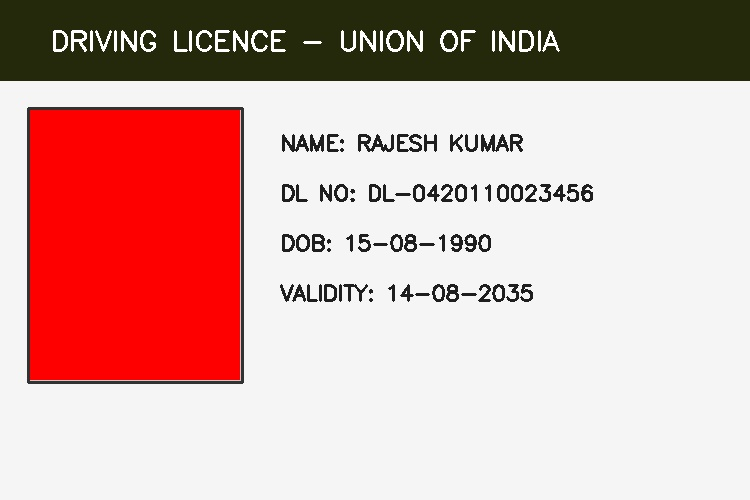
#> input picture test_images/doc_case_1.jpg, 750 x 500 px; its folder holds only this picture in this run
$ python -i ocr.py   (imports and definitions only)
#> lines starting #> are read from the running program, lines starting #| are printed output that depends on the picture; after the words box and inside, x2 and y2 are one past the last pixel; in counts of white or black regions, pixels touching at a corner belong together
"""
OCR & Document Analysis Service - SIH26188

Unified OCR pipeline integrating:
1. Image and multi-page PDF loading
2. Orientation and perspective deskewing
3. Multi-pass enhancement (Base, CLAHE, Scaled, Adaptive, Sharpened)
4. Line deduplication, spatial merging, and confidence weighting
5. ICAO 9303 MRZ zone detection and TD1 / TD2 / TD3 parser
6. Rule-based Document Classifier
7. Type-aware structured field extraction with field provenance and diagnostic status
"""

import os
import re
import logging
from typing import Dict, Any, Optional, List, Tuple

import cv2
import numpy as np

from app.config import get_settings
from app.engines import get_ocr_engine, OCREngineUnavailableError
from app.preprocessing import (
    load_image_from_bytes,
    deskew_and_orient,
    preprocess_image,
    evaluate_document_quality,
)
from app.mrz import detect_and_parse_mrz, clean_mrz_line
from app.extractors.classifier import classify_document, classify_document_detailed
from app.extractors.generic import extract_generic_fields
from app.schemas import OCRLine, MRZResult, ExtractedFields

logger = logging.getLogger(__name__)


def _generate_ocr_image_variants(image_np: np.ndarray) -> List[Tuple[str, np.ndarray]]:
    """
    Generate diverse image processing passes to maximize OCR recognition
    across degraded, low-contrast, skewed, or low-resolution documents.
    """
    variants: List[Tuple[str, np.ndarray]] = []

    # 1. Base pass
    variants.append(("base", image_np))

    # Convert to grayscale for thresholding passes
    if len(image_np.shape) == 3:
        gray = cv2.cvtColor(image_np, cv2.COLOR_RGB2GRAY)
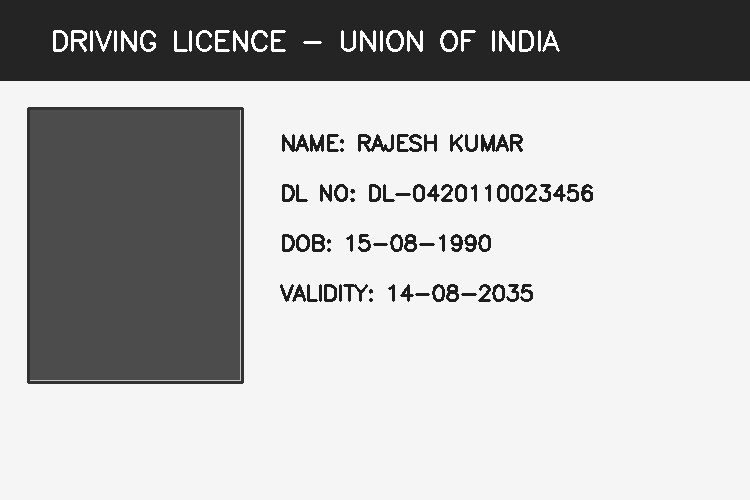
#> gray: shape (500, 750); min 22, max 255, mean 181.9
    else:
        gray = image_np

    # 2. CLAHE Contrast Pass (re-expanded to RGB for engine compatibility)
    try:
        clahe = cv2.createCLAHE(clipLimit=2.5, tileGridSize=(8, 8))
        enhanced_gray = clahe.apply(gray)
        clahe_rgb = cv2.cvtColor(enhanced_gray, cv2.COLOR_GRAY2RGB)
        variants.append(("clahe", clahe_rgb))
    except Exception as e:
        logger.debug(f"CLAHE pass skipped: {e}")

    # 3. 2x Upscaled Pass (for small fonts / fine print)
    try:
        h, w = image_np.shape[:2]
#> h = 500; w = 750
        if max(h, w) < 2200:
            upscaled = cv2.resize(image_np, (w * 2, h * 2), interpolation=cv2.INTER_CUBIC)
            variants.append(("upscaled_2x", upscaled))
    except Exception as e:
        logger.debug(f"Upscale pass skipped: {e}")

    # 4. Sharpened Pass
    try:
        kernel = np.array([[0, -1, 0], [-1, 5, -1], [0, -1, 0]], dtype=np.float32)
        sharpened = cv2.filter2D(image_np, -1, kernel)
        variants.append(("sharpened", sharpened))
    except Exception as e:
        logger.debug(f"Sharpen pass skipped: {e}")

    # 5. Adaptive / Otsu Binarization Pass
    try:
        _, otsu = cv2.threshold(gray, 0, 255, cv2.THRESH_BINARY + cv2.THRESH_OTSU)
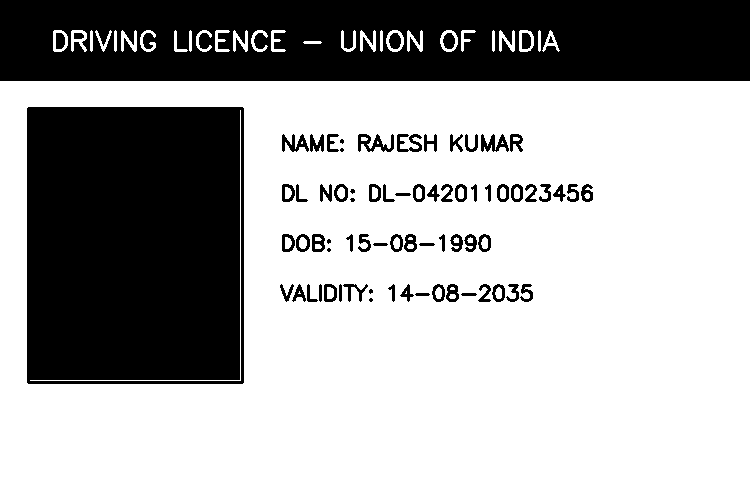
#> otsu: shape (500, 750); 66.9% white; 76 black regions (8 under 20 px), largest, box (x1, y1, x2, y2) and area: (27, 107, 244, 384) 59624, (0, 0, 750, 81) 56619, (358, 134, 394, 152) 328
        otsu_rgb = cv2.cvtColor(otsu, cv2.COLOR_GRAY2RGB)
        variants.append(("otsu", otsu_rgb))
    except Exception as e:
        logger.debug(f"Otsu pass skipped: {e}")

    return variants


def _normalize_line_text(text: str) -> str:
    """Normalize whitespace and punctuation for fuzzy line deduplication."""
    return re.sub(r"\s+", " ", text).strip().upper()


# [150 lines left out: functions _merge_raw_ocr_lines, process_image_ndarray, not called in this run]


# [218 lines not run here, left out]

>>> import cv2
>>> picture = cv2.cvtColor(cv2.imread('../../test_images/doc_case_1.jpg'), cv2.COLOR_BGR2RGB)
>>> result = _generate_ocr_image_variants(picture)
#> result = 5 items

$ run again, on test_images/doc_case_2.jpg
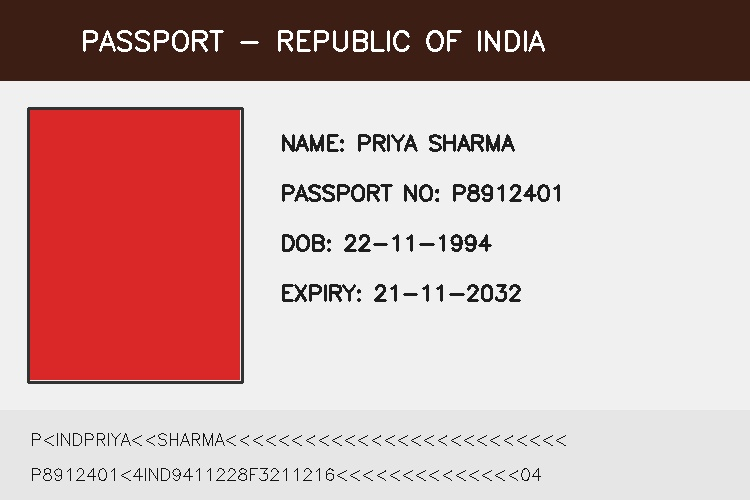
#> input picture test_images/doc_case_2.jpg, 750 x 500 px
#> in _generate_ocr_image_variants, `gray = cv2.cvtColor(image_np, cv2.COLOR_RGB2GRAY)`:
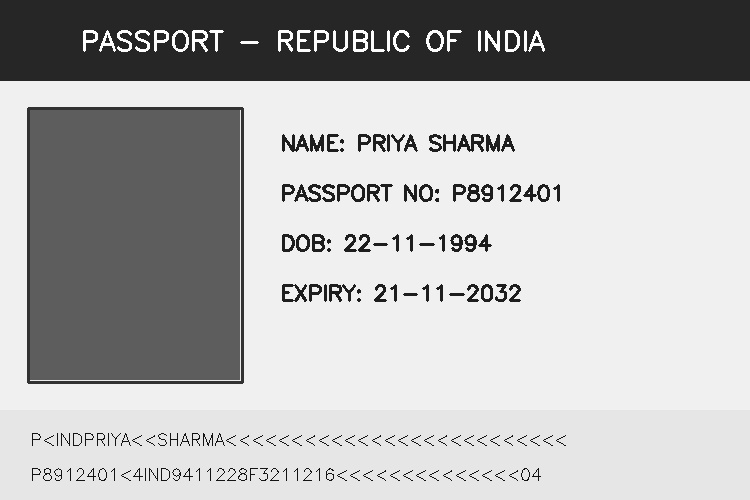
#> gray: shape (500, 750); min 13, max 255, mean 178.7
#> in _generate_ocr_image_variants, `_, otsu = cv2.threshold(gray, 0, 255, cv2.THRESH_BINARY + cv2.THRESH_O..`:
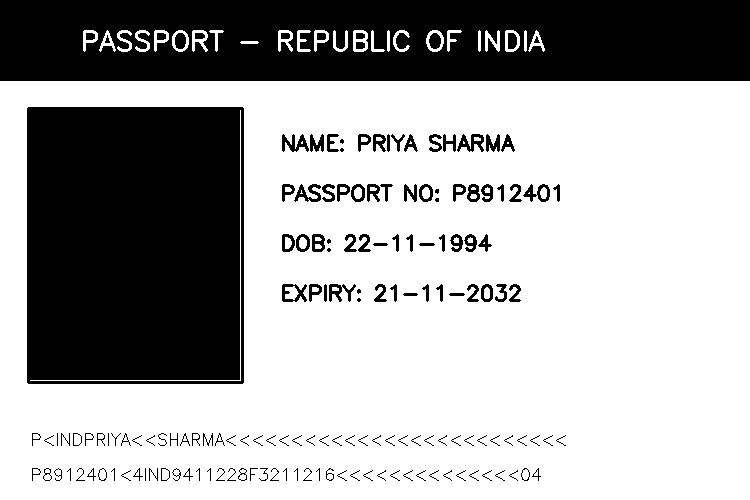
#> otsu: shape (500, 750); 66.4% white; 166 black regions (63 under 20 px), largest, box (x1, y1, x2, y2) and area: (27, 107, 244, 384) 59624, (0, 0, 750, 81) 56695, (457, 134, 484, 152) 251
#> result = 5 items
